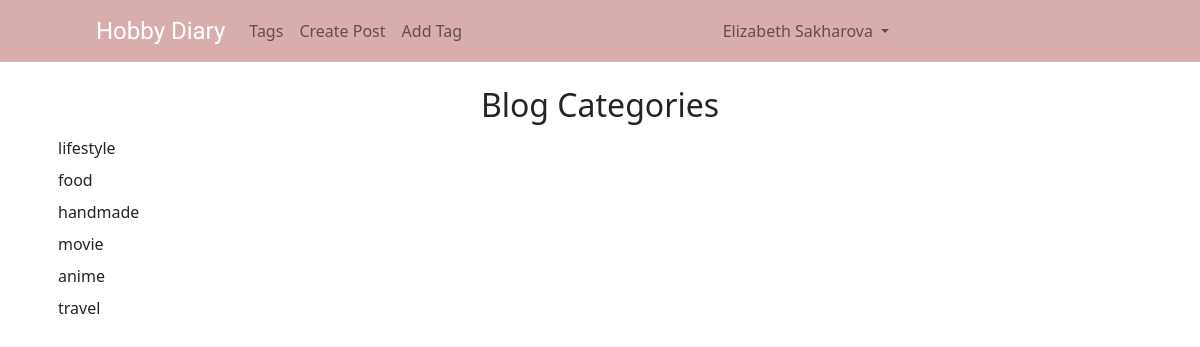
Screenshot of /category-list (signed in) with the database file from the repository.
### theblog/models.py (models this page shows, shortened)
class Category(models.Model):
  name = models.CharField(max_length=255)
  def __str__(self):
    return str(self.name)

### theblog/views.py (the view)
# urls.py: path('category-list', CategoryListView, name='category-list'),
def CategoryListView(request):
  cat_menu_list = Category.objects.all()
  return render(request, 'category_list.html', {'cat_menu_list':cat_menu_list})

### theblog/templates/category_list.html (shortened to what this page needs)
{% extends 'base.html' %}
{% block content %}
<div class="d-flex justify-content-center">
  <h2>Blog Categories</h2>
</div>
{% for item in cat_menu_list %}
<a class="dropdown-item" href="{% url 'category' item|slugify %}">{{ item }}</a>
{% endfor %}
{% endblock %}

### theblog/templates/base.html (shortened to what this page needs)
<!doctype html>
<html lang="en">
  <head>
    <link href="https://cdn.jsdelivr.net/npm/bootstrap@5.0.0-beta1/dist/css/bootstrap.min.css" rel="stylesheet">
  </head>
  <body>
    <nav class="navbar navbar-expand-lg navbar-light" style="background-color: #d9adad;">
      <div class="container-fluid" style="margin-left: 7%;">
        <a class="navbar-brand" href="{% url 'home' %}" style="color: white; font-family: 'Satisfy', cursive; font-size: 1.5rem;">Hobby Diary</a>
        <div class="collapse navbar-collapse" id="navbarSupportedContent">
          <ul class="navbar-nav me-auto mb-2 mb-lg-0">
            {% if cat_menu %}
            <li class="nav-item dropdown">
              <a class="nav-link dropdown-toggle" href="#" id="navbarDropdown" role="button" data-bs-toggle="dropdown" aria-expanded="false">
                Tags
              </a>
              <ul class="dropdown-menu" aria-labelledby="navbarDropdown">
                {% for item in cat_menu %}
                <li><a class="dropdown-item" href="{% url 'category' item|slugify %}">{{ item }}</a></li>
                {% endfor %}
              </ul>
            </li>
            {% else %}
            <li class="nav-item">
              <a class="nav-link" href="{% url 'category-list' %}">Tags</a>
            </li>
            {% endif %}
            {% if user.is_authenticated %}
            <li class="nav-item">
              <a class="nav-link" href="{% url 'create-post' %}">Create Post</a>
            </li>
            <li class="nav-item">
              <a class="nav-link" href="{% url 'add-category' %}">Add Tag</a>
            </li>
            {% endif %}
          </ul>
          {% if not user.is_authenticated %}
          <ul class="navbar-nav ml-auto">
            <li class="nav-item">
              <a class="nav-link" href="{% url 'register' %}">Sign up</a>
            </li>
            <li class="nav-item">
              <a class="nav-link" href="{% url 'login' %}">Sign in</a>
            </li>
          </ul>
          {% else %}
          <ul class="navbar-nav w-50 ml-auto">
            <li class="nav-item dropdown">
              <a class="nav-link dropdown-toggle" href="#" id="navbarDropdown" role="button" data-bs-toggle="dropdown" aria-expanded="false">
                {{ user.first_name }} {{ user.last_name }}
              </a>
            </li>
          </ul>
          {% endif %}
        </div>
      </div>
    </nav>
    <br>
    <div class="container" style="margin-bottom: 2rem;">
      {% block content %}
      {% endblock %}
    </div>
  </body>
</html>

### rows the page displays
Category: name "lifestyle"
Category: name "food"
Category: name "handmade"
Category: name "movie"
Category: name "anime"
Category: name "travel"

### other values shown
{{ user.first_name }} "Elizabeth"
{{ user.last_name }} "Sakharova"
